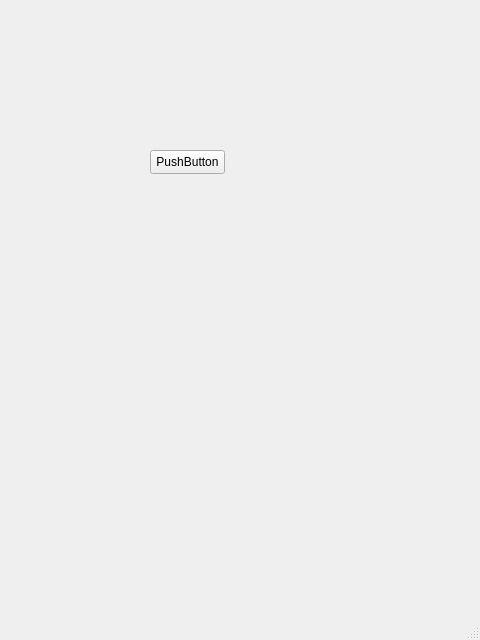
<?xml version="1.0" encoding="UTF-8"?>
<ui version="4.0">
 <class>MainWindow</class>
 <widget class="QMainWindow" name="MainWindow">
  <property name="geometry">
   <rect>
    <x>0</x>
    <y>0</y>
    <width>480</width>
    <height>640</height>
   </rect>
  </property>
  <property name="windowTitle">
   <string>MainWindow</string>
  </property>
  <widget class="QWidget" name="centralwidget">
   <widget class="QPushButton" name="pushButton">
    <property name="geometry">
     <rect>
      <x>150</x>
      <y>150</y>
      <width>75</width>
      <height>24</height>
     </rect>
    </property>
    <property name="text">
     <string>PushButton</string>
    </property>
   </widget>
  </widget>
  <widget class="QMenuBar" name="menubar">
   <property name="geometry">
    <rect>
     <x>0</x>
     <y>0</y>
     <width>480</width>
     <height>22</height>
    </rect>
   </property>
  </widget>
  <widget class="QStatusBar" name="statusbar"/>
 </widget>
 <resources/>
 <connections/>
</ui>
